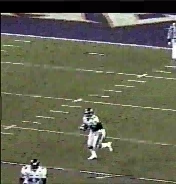
//> input picture frame 45 of test.avi, 176 x 184 px
$ ./test   (built with g++ and OpenCV 4)
//> lines starting //> are read from the running program, lines starting //| are printed output that depends on the picture; after the words box and inside, x2 and y2 are one past the last pixel; in counts of white or black regions, pixels touching at a corner belong together
#pragma comment(lib, "opencv_world330.lib")

#include <opencv2/opencv.hpp>
using namespace cv;

#include <iostream>
#include <map>
#include <set>
using namespace std;


// For later use with multiset
class float_int_pair
{
public:
	float a;
	int b;
};

// For later use with multiset
bool operator<(const float_int_pair &lhs, const float_int_pair &rhs)
{
	return lhs.b < rhs.b;
}


int main(void)
{
	VideoCapture vid_in;
	vid_in.open("test.avi");

	int frame_width = static_cast<int>(vid_in.get(CV_CAP_PROP_FRAME_WIDTH));
	int frame_height = static_cast<int>(vid_in.get(CV_CAP_PROP_FRAME_HEIGHT));

	VideoWriter vid_out("output.avi", CV_FOURCC('M', 'J', 'P', 'G'), 30, Size(frame_width, frame_height));

	Mat frame;

	for(;;)
	{
		// Get a frame
		vid_in >> frame;
//> frame is the input picture: 184 rows x 176 cols, CV_8UC3; mean B, G, R 80.4, 98.9, 98.1

		// This happens when the video is over.
		if(frame.empty())
			break;

		// Show frame
		imshow("BGR", frame);

		// Convert frame from BGR to HSV
		Mat hsv;
		cvtColor(frame, hsv, CV_BGR2HSV);
//> hsv: 184 rows x 176 cols, CV_8UC3; mean H, S, V 51.4, 73.2, 102.9

		// Get separate H, S, V channels
		Mat hsv_channels[3];
		split(hsv, hsv_channels);
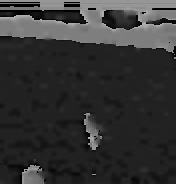
//> hsv_channels[0]: 184 rows x 176 cols, CV_8UC1; min 0, max 179, mean 51.4
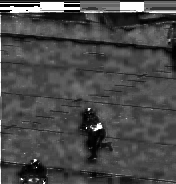
//> hsv_channels[1]: 184 rows x 176 cols, CV_8UC1; min 0, max 255, mean 73.2
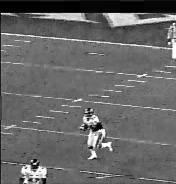
//> hsv_channels[2]: 184 rows x 176 cols, CV_8UC1; min 0, max 255, mean 102.9

		// Show H channel
		imshow("H channel", hsv_channels[0]);

		// Run edge detector on H channel
		// The edges will show up in white
		// and the sections in black
		Mat canny;
		Canny(hsv_channels[0], canny, 50, 150, 3, true);
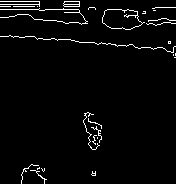
//> canny: 184 rows x 176 cols, CV_8UC1; 3.1% white in thin lines or dots

		// Dilate the white edges
		int dilation_size = 2;
		Mat dilation_element = getStructuringElement(
			MORPH_RECT,
			Size(2 * dilation_size + 1, 2 * dilation_size + 1),
			Point(dilation_size, dilation_size));

		dilate(canny, canny, dilation_element);

		// Erode the white edges
		int erosion_size = 1;
		Mat erosion_element = getStructuringElement(
			MORPH_RECT,
			Size(2 * erosion_size + 1, 2 * erosion_size + 1),
			Point(erosion_size, erosion_size));

		erode(canny, canny, erosion_element);
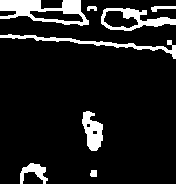
//> canny: 184 rows x 176 cols, CV_8UC1; 10.8% white; 8 white regions, largest, box (x1, y1, x2, y2) and area: (0, 0, 89, 26) 1149, (0, 34, 176, 59) 687, (101, 8, 176, 31) 680

		// Assume that there are less than 100000 sections in the image.
		// If this number is not high enough, change it accordingly.
		const float flt_white = 100000.0f;

		// Mark white edges and black sections on floating point image
		Mat flt_canny(canny.rows, canny.cols, CV_32F);

		for(int j = 0; j < canny.rows; j++)
		{
			for(int i = 0; i < canny.cols; i++)
			{
				if(canny.at<unsigned char>(j, i) == 255)
					flt_canny.at<float>(j, i) = flt_white;
				else
					flt_canny.at<float>(j, i) = 0.0f; // Make sure to initialize the whole image.
			}
		}

		// Find black sections in flt_canny, fill using floodFill
		int section_count = 0;
		int fill_colour = 1;

		for(int j = 0; j < flt_canny.rows; j++)
		{
			for(int i = 0; i < flt_canny.cols; i++)
			{
				float colour = flt_canny.at<float>(j, i);

				if(colour == 0)
				{
					floodFill(flt_canny, Point(i, j), Scalar(fill_colour));

					section_count++;
					fill_colour++;
				}
			}
		}
//> this loop made 184 passes
//> (section_count, fill_colour) on passes 1 to 3: (2, 3), (2, 3), (2, 3)
//> after the loop, section_count = 9; fill_colour = 10

		// Get number of pixels per section colour
		map<float, int> section_sizes;

		for(int j = 0; j < flt_canny.rows; j++)
		{
			for(int i = 0; i < flt_canny.cols; i++)
			{
				float colour = flt_canny.at<float>(j, i);

				if(colour != flt_white)
					section_sizes[colour]++;
			}
		}
//> after the loop, section_sizes = 9 items

		// No sections (the image was all white)
		if(section_sizes.size() == 0)
			continue;

		// Sort the section sizes in ascending order
		multiset<float_int_pair> sorted_section_sizes;

		for(map<float, int>::const_iterator ci = section_sizes.begin(); ci != section_sizes.end(); ci++)
		{
			float_int_pair ip;
			ip.a = ci->first;
			ip.b = ci->second;

			sorted_section_sizes.insert(ip);
		}
//> this loop made 9 passes
//> ip.b on passes 1 to 9: 173, 4190, 70, 364, 384, 23499, 9, 12, 183

		Mat output(flt_canny.rows, flt_canny.cols, CV_8UC3);

		// Get the largest section size
		int largest_section_size = sorted_section_sizes.rbegin()->b;
//> largest_section_size = 23499

		// For each section in flt_canny
		for(multiset<float_int_pair>::const_iterator ci = sorted_section_sizes.begin(); ci != sorted_section_sizes.end(); ci++)
		{
			// Iterate throughout the whole image
			for(int j = 0; j < flt_canny.rows; j++)
			{
				for(int i = 0; i < flt_canny.cols; i++)
				{
					float colour = flt_canny.at<float>(j, i);

					// If colour and ci->a match, colour orange by ci->b
					// Else if white, colour white
					if(colour == ci->a)
					{
						// Some arbitrary function
						float output_colour = 255.0f*pow(1.0f - ci->b / static_cast<float>(largest_section_size), 5.0f);

						// Mark each section in orange
						output.at<Vec3b>(j, i)[0] = 0;
						output.at<Vec3b>(j, i)[1] = static_cast<unsigned char>(output_colour*0.5f);
						output.at<Vec3b>(j, i)[2] = static_cast<unsigned char>(output_colour);
					}
					else if(colour == flt_white)
					{
						output.at<Vec3b>(j, i)[0] = 255;
						output.at<Vec3b>(j, i)[1] = 255;
						output.at<Vec3b>(j, i)[2] = 255;
					}
				}
			}
		}
//> this loop made 9 passes
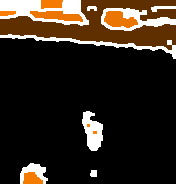
//> output: 184 rows x 176 cols, CV_8UC3; mean B, G, R 27.6, 38, 48.7

		imshow("output", output);
		vid_out.write(output);

		if(waitKey(33) >= 0)
//> the Esc key is pressed
			break;
	}

	destroyAllWindows();

	return 0;
}

$ run again, starting later in the video
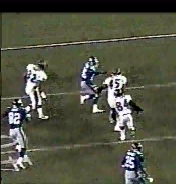
//> input picture frame 204 of test.avi, 176 x 184 px
//> frame is the input picture: 184 rows x 176 cols, CV_8UC3; mean B, G, R 67.2, 83.8, 82.2
//> hsv: 184 rows x 176 cols, CV_8UC3; mean H, S, V 45, 73.5, 85.6
//> `Canny(hsv_channels[0], canny, 50, 150, 3, true);`:
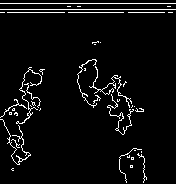
//> canny: 184 rows x 176 cols, CV_8UC1; 4.8% white in thin lines or dots
//> the loop `for(int j = 0; j < flt_canny.rows; j++)` made 184 passes
//> (section_count, fill_colour) on passes 1 to 3: (1, 2), (1, 2), (1, 2)
//> after the loop `for(int j = 0; j < flt_canny.rows; j++)`: section_count = 16; fill_colour = 17
//> after the loop `for(int j = 0; j < flt_canny.rows; j++)`: section_sizes = 16 items
//> the loop `for(map<float, int>::const_iterator ci = section_sizes.begin(); ci != ..` made 16 passes
//> ip.b on passes 1 to 8: 352, 198, 12, 252, 12, 24837, 342, 103
//> largest_section_size = 24837
//> the loop `for(multiset<float_int_pair>::const_iterator ci = sorted_section_sizes..` made 16 passes
//> after the loop `for(multiset<float_int_pair>::const_iterator ci = sorted_section_sizes..`:
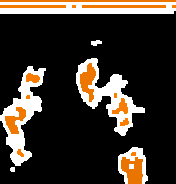
//> output: 184 rows x 176 cols, CV_8UC3; mean B, G, R 41.8, 50.1, 58.4

$ run again, starting later in the video
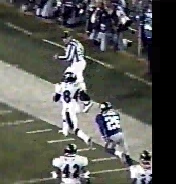
//> input picture frame 364 of test.avi, 176 x 184 px
//> frame is the input picture: 184 rows x 176 cols, CV_8UC3; mean B, G, R 83.9, 88.7, 88.3
//> hsv: 184 rows x 176 cols, CV_8UC3; mean H, S, V 62.4, 61.4, 92.9
//> `erode(canny, canny, erosion_element);`:
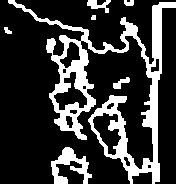
//> canny: 184 rows x 176 cols, CV_8UC1; 21.9% white; 7 white regions, largest, box (x1, y1, x2, y2) and area: (8, 0, 176, 184) 6060, (51, 147, 92, 184) 671, (87, 0, 111, 13) 152
//> the loop `for(int j = 0; j < flt_canny.rows; j++)` made 184 passes
//> (section_count, fill_colour) on passes 1 to 3: (4, 5), (4, 5), (4, 5)
//> after the loop `for(int j = 0; j < flt_canny.rows; j++)`: section_count = 18; fill_colour = 19
//> after the loop `for(int j = 0; j < flt_canny.rows; j++)`: section_sizes = 18 items
//> the loop `for(map<float, int>::const_iterator ci = section_sizes.begin(); ci != ..` made 18 passes
//> ip.b on passes 1 to 8: 16308, 3840, 36, 6, 2860, 266, 59, 12
//> largest_section_size = 16308
//> the loop `for(multiset<float_int_pair>::const_iterator ci = sorted_section_sizes..` made 18 passes
//> after the loop `for(multiset<float_int_pair>::const_iterator ci = sorted_section_sizes..`:
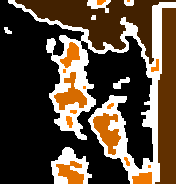
//> output: 184 rows x 176 cols, CV_8UC3; mean B, G, R 55.8, 71.9, 88
